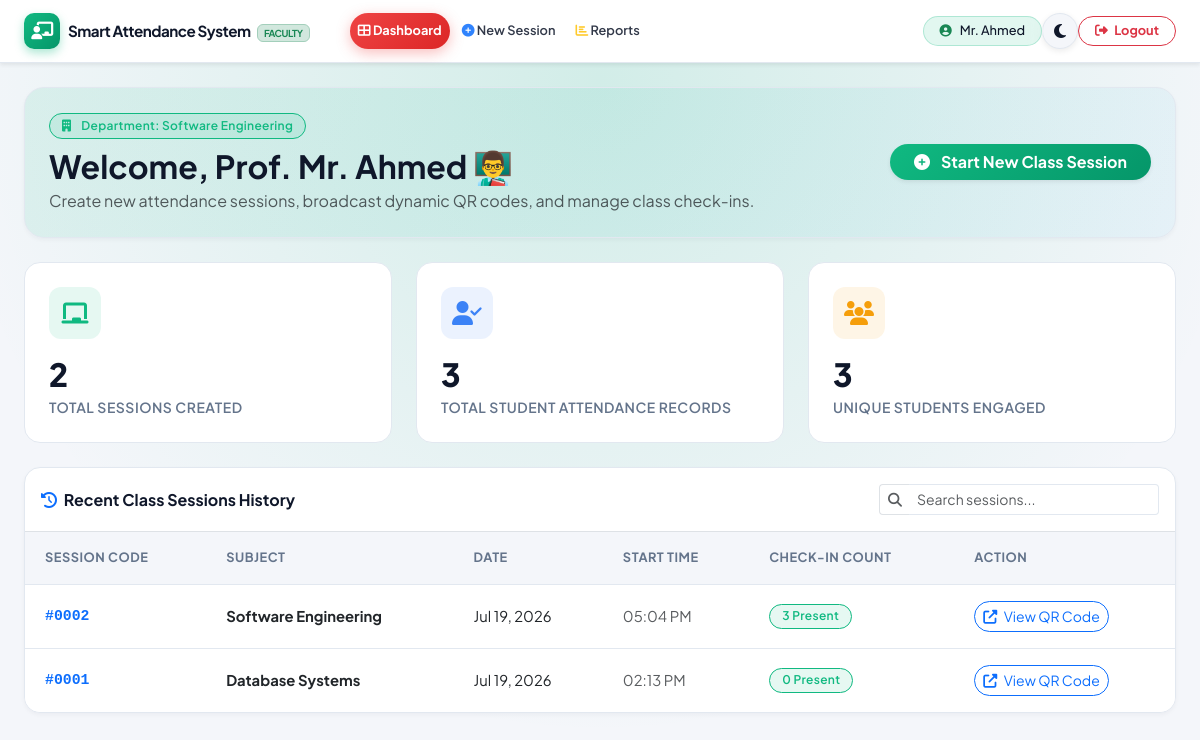
Screenshot of /teacher/dashboard.php (signed in) with the database file from the repository.
### tables this page shows
CREATE TABLE `teachers` (
  `teacher_id` int(11) NOT NULL,
  `username` varchar(50) NOT NULL,
  `email` varchar(100) NOT NULL,
  `password` varchar(255) NOT NULL,
  `full_name` varchar(100) NOT NULL,
  `department_id` int(11) DEFAULT NULL,
  `phone` varchar(20) DEFAULT NULL,
  `created_at` timestamp NOT NULL DEFAULT current_timestamp()
);

CREATE TABLE `departments` (
  `department_id` int(11) NOT NULL,
  `department_name` varchar(100) NOT NULL,
  `created_at` timestamp NOT NULL DEFAULT current_timestamp()
);

CREATE TABLE `attendance_sessions` (
  `session_id` int(11) NOT NULL,
  `teacher_id` int(11) NOT NULL,
  `subject_id` int(11) NOT NULL,
  `semester_id` int(11) DEFAULT NULL,
  `section_id` int(11) DEFAULT NULL,
  `batch_id` int(11) DEFAULT NULL,
  `session_date` date NOT NULL,
  `start_time` time NOT NULL,
  `end_time` time NOT NULL,
  `duration_minutes` int(11) DEFAULT 5,
  `qr_code` varchar(255) DEFAULT NULL,
  `is_active` tinyint(1) DEFAULT 1,
  `created_at` timestamp NOT NULL DEFAULT current_timestamp()
);

CREATE TABLE `subjects` (
  `subject_id` int(11) NOT NULL,
  `subject_name` varchar(100) NOT NULL,
  `subject_code` varchar(20) NOT NULL,
  `department_id` int(11) DEFAULT NULL,
  `semester_id` int(11) DEFAULT NULL,
  `created_at` timestamp NOT NULL DEFAULT current_timestamp()
);

### teacher/dashboard.php (the view, shortened to what this page needs)
<?php
$teacher_id = $_SESSION['teacher_id'];
$db = getDB();
$query = "SELECT t.*, d.department_name
          FROM teachers t
          LEFT JOIN departments d ON t.department_id = d.department_id
          WHERE t.teacher_id = ?";
$stmt = $db->prepare($query);
$stmt->bind_param("i", $teacher_id);
$stmt->execute();
$teacher = $stmt->get_result()->fetch_assoc();
$stats_query = "SELECT
                COUNT(DISTINCT sess.session_id) as total_sessions,
                COUNT(DISTINCT a.student_id) as total_students_marked,
                COUNT(a.attendance_id) as total_attendance
                FROM attendance_sessions sess
                LEFT JOIN attendance a ON sess.session_id = a.session_id
                WHERE sess.teacher_id = ?";
$stats_stmt = $db->prepare($stats_query);
$stats_stmt->bind_param("i", $teacher_id);
$stats_stmt->execute();
$stats = $stats_stmt->get_result()->fetch_assoc();
$recent_sessions = "SELECT sess.*, s.subject_name,
                    COUNT(a.attendance_id) as total_attendance
                    FROM attendance_sessions sess
                    JOIN subjects s ON sess.subject_id = s.subject_id
                    LEFT JOIN attendance a ON sess.session_id = a.session_id
                    WHERE sess.teacher_id = ?
                    GROUP BY sess.session_id
                    ORDER BY sess.session_date DESC, sess.start_time DESC
                    LIMIT 10";
$recent_stmt = $db->prepare($recent_sessions);
$recent_stmt->bind_param("i", $teacher_id);
$recent_stmt->execute();
$recent_sessions_result = $recent_stmt->get_result();
?>
<!DOCTYPE html>
<html lang="en">
<head>
    <link href="https://cdn.jsdelivr.net/npm/bootstrap@5.3.0/dist/css/bootstrap.min.css" rel="stylesheet">
    <link href="https://cdnjs.cloudflare.com/ajax/libs/font-awesome/6.4.0/css/all.min.css" rel="stylesheet">
    <link href="../assets/css/theme.css" rel="stylesheet">
</head>
<body style="background: radial-gradient(circle at 50% 10%, rgba(16, 185, 129, 0.15), transparent 70%), var(--bg-body); min-height: 100vh;">
    <nav class="navbar navbar-expand-lg app-navbar sticky-top shadow-sm py-2">
        <div class="container-fluid px-3 px-md-4" style="max-width: 1400px; margin: 0 auto;">
            <a class="navbar-brand d-flex align-items-center gap-2 me-3" href="dashboard.php">
                <div class="brand-icon" style="background: linear-gradient(135deg, #10b981, #059669); color: white; width: 36px; height: 36px; border-radius: 10px; display: flex; align-items: center; justify-content: center; font-size: 1.1rem; box-shadow: 0 4px 10px rgba(16,185,129,0.35);">
                    <i class="fas fa-chalkboard-teacher"></i>
                </div>
                <span class="fw-bold tracking-tight text-main text-nowrap" style="font-size: 0.95rem;"><?php echo APP_NAME; ?> <span class="badge bg-success-subtle text-success border border-success-subtle ms-1 text-uppercase" style="font-size:0.6rem;">Faculty</span></span>
            </a>
            <div class="collapse navbar-collapse" id="teacherNavbarNav">
                <ul class="navbar-nav me-auto ms-lg-3 gap-1 align-items-center">
                    <li class="nav-item">
                        <a class="nav-link px-3 py-1.5 rounded-pill text-nowrap active fw-bold" href="dashboard.php">
                            <i class="fas fa-th-large me-1.5 text-success"></i> Dashboard
                        </a>
                    </li>
                    <li class="nav-item">
                        <a class="nav-link px-3 py-1.5 rounded-pill text-nowrap" href="create_attendance.php">
                            <i class="fas fa-plus-circle me-1.5 text-primary"></i> New Session
                        </a>
                    </li>
                    <li class="nav-item">
                        <a class="nav-link px-3 py-1.5 rounded-pill text-nowrap" href="reports.php">
                            <i class="fas fa-chart-bar me-1.5 text-warning"></i> Reports
                        </a>
                    </li>
                </ul>
                <div class="d-flex align-items-center gap-2.5 ms-auto mt-2 mt-lg-0">
                    <div class="user-profile-badge d-flex align-items-center gap-1.5 px-3 py-1 rounded-pill" style="background: rgba(16, 185, 129, 0.12); border: 1px solid rgba(16, 185, 129, 0.25); color: var(--text-main);">
                        <i class="fas fa-user-circle text-success small"></i>
                        <span class="small font-semibold text-nowrap" style="font-size:0.8rem;"><?php echo htmlspecialchars($teacher['full_name']); ?></span>
                    </div>
                    <button class="btn-theme-toggle d-none d-lg-inline-flex" onclick="toggleAppTheme()" title="Toggle Light/Dark Theme">
                        <i class="fas fa-moon"></i>
                    </button>
                    <a href="logout.php" class="btn btn-outline-danger btn-sm rounded-pill px-3 py-1 fw-bold text-nowrap" style="font-size: 0.8rem;">
                        <i class="fas fa-sign-out-alt me-1"></i> Logout
                    </a>
                </div>
            </div>
        </div>
    </nav>
    <div class="container-fluid px-4 py-4" style="max-width: 1300px;">
        <div class="glass-card mb-4 overflow-hidden" style="background: linear-gradient(135deg, rgba(16, 185, 129, 0.1), rgba(14, 165, 233, 0.05)); border: 1px solid var(--border-color); border-radius: 20px;">
            <div class="glass-card-body p-4 d-flex flex-wrap justify-content-between align-items-center gap-3">
                <div>
                    <span class="badge badge-custom badge-present mb-2">
                        <i class="fas fa-building me-1"></i> Department: <?php echo htmlspecialchars($teacher['department_name'] ?? 'Faculty'); ?>
                    </span>
                    <h2 class="fw-bold mb-1">Welcome, Prof. <?php echo htmlspecialchars($teacher['full_name']); ?> 👨‍🏫</h2>
                    <p class="text-muted mb-0">Create new attendance sessions, broadcast dynamic QR codes, and manage class check-ins.</p>
                </div>
                <div>
                    <a href="create_attendance.php" class="btn btn-success rounded-pill px-4 py-2.5 fw-bold shadow-sm" style="background: linear-gradient(135deg, #10b981, #059669); border:none;">
                        <i class="fas fa-plus-circle me-2"></i> Start New Class Session
                    </a>
                </div>
            </div>
        </div>
        <div class="row g-4 mb-4">
            <div class="col-md-4">
                <div class="stat-card">
                    <div class="stat-icon success">
                        <i class="fas fa-chalkboard"></i>
                    </div>
                    <div class="stat-value"><?php echo $stats['total_sessions'] ?? 0; ?></div>
                    <div class="stat-label">Total Sessions Created</div>
                </div>
            </div>
            <div class="col-md-4">
                <div class="stat-card">
                    <div class="stat-icon info">
                        <i class="fas fa-user-check"></i>
                    </div>
                    <div class="stat-value"><?php echo $stats['total_attendance'] ?? 0; ?></div>
                    <div class="stat-label">Total Student Attendance Records</div>
                </div>
            </div>
            <div class="col-md-4">
                <div class="stat-card">
                    <div class="stat-icon warning">
                        <i class="fas fa-users"></i>
                    </div>
                    <div class="stat-value"><?php echo $stats['total_students_marked'] ?? 0; ?></div>
                    <div class="stat-label">Unique Students Engaged</div>
                </div>
            </div>
        </div>
        <div class="custom-table-container">
            <div class="p-3 border-bottom d-flex justify-content-between align-items-center gap-3">
                <span class="fw-bold"><i class="fas fa-history me-1 text-primary"></i> Recent Class Sessions History</span>
                <div style="max-width: 280px;" class="w-100">
                    <div class="input-group input-group-sm">
                        <span class="input-group-text bg-transparent border-end-0"><i class="fas fa-search text-muted"></i></span>
                        <input type="text" class="form-control border-start-0" placeholder="Search sessions..." data-table-search="recentSessionsTable">
                    </div>
                </div>
            </div>
            <div class="table-responsive">
                <table class="table custom-table" id="recentSessionsTable">
                    <thead>
                        <tr>
                            <th>Session Code</th>
                            <th>Subject</th>
                            <th>Date</th>
                            <th>Start Time</th>
                            <th>Check-in Count</th>
                            <th>Action</th>
                        </tr>
                    </thead>
                    <tbody>
                        <?php if ($recent_sessions_result && $recent_sessions_result->num_rows > 0): ?>
                            <?php while ($row = $recent_sessions_result->fetch_assoc()): ?>
                                <tr>
                                    <td class="font-monospace fw-bold text-primary">
                                        #<?php echo str_pad($row['session_id'], 4, '0', STR_PAD_LEFT); ?>
                                    </td>
                                    <td class="fw-bold text-main"><?php echo htmlspecialchars($row['subject_name']); ?></td>
                                    <td><?php echo date('M d, Y', strtotime($row['session_date'])); ?></td>
                                    <td class="text-muted"><?php echo date('h:i A', strtotime($row['start_time'])); ?></td>
                                    <td>
                                        <span class="badge badge-custom badge-present">
                                            <?php echo $row['total_attendance']; ?> Present
                                        </span>
                                    </td>
                                    <td>
                                        <a href="generate_qr.php?session_id=<?php echo $row['session_id']; ?>" class="btn btn-outline-primary btn-sm rounded-pill">
                                            <i class="fas fa-external-link-alt me-1"></i> View QR Code
                                        </a>
                                    </td>
                                </tr>
                            <?php endwhile; ?>
                        <?php endif; ?>
                    </tbody>
                </table>
            </div>
        </div>
    </div>
</body>
</html>

### rows the page displays
teachers: full_name "Mr. Ahmed", department.department_name "Software Engineering"
attendance_sessions: session_id "0002", subject.subject_name "Software Engineering", session_date "Jul 19, 2026", start_time "05:04 PM", total_attendance "3"
attendance_sessions: session_id "0001", subject.subject_name "Database Systems", session_date "Jul 19, 2026", start_time "02:13 PM", total_attendance "0"

### other values shown
APP_NAME "Smart Attendance System"
$stats['total_sessions'] "2"
$stats['total_attendance'] "3"
$stats['total_students_marked'] "3"
